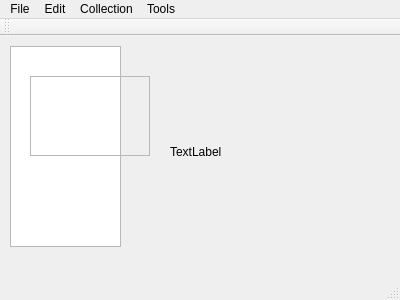
<?xml version="1.0" encoding="UTF-8"?>
<ui version="4.0">
 <class>MainWindow</class>
 <widget class="QMainWindow" name="MainWindow">
  <property name="geometry">
   <rect>
    <x>0</x>
    <y>0</y>
    <width>400</width>
    <height>300</height>
   </rect>
  </property>
  <property name="windowTitle">
   <string>MainWindow</string>
  </property>
  <widget class="QWidget" name="centralWidget">
   <widget class="QLabel" name="label">
    <property name="geometry">
     <rect>
      <x>170</x>
      <y>20</y>
      <width>211</width>
      <height>191</height>
     </rect>
    </property>
    <property name="minimumSize">
     <size>
      <width>191</width>
      <height>0</height>
     </size>
    </property>
    <property name="text">
     <string>TextLabel</string>
    </property>
   </widget>
   <widget class="QListView" name="listView">
    <property name="geometry">
     <rect>
      <x>10</x>
      <y>10</y>
      <width>111</width>
      <height>201</height>
     </rect>
    </property>
   </widget>
   <widget class="QFrame" name="frame">
    <property name="geometry">
     <rect>
      <x>30</x>
      <y>40</y>
      <width>120</width>
      <height>80</height>
     </rect>
    </property>
    <property name="frameShape">
     <enum>QFrame::StyledPanel</enum>
    </property>
    <property name="frameShadow">
     <enum>QFrame::Raised</enum>
    </property>
   </widget>
  </widget>
  <widget class="QMenuBar" name="menuBar">
   <property name="geometry">
    <rect>
     <x>0</x>
     <y>0</y>
     <width>400</width>
     <height>22</height>
    </rect>
   </property>
   <widget class="QMenu" name="menuFile">
    <property name="title">
     <string>File</string>
    </property>
    <addaction name="actionOpen"/>
    <addaction name="actionSave"/>
    <addaction name="actionSave_As"/>
   </widget>
   <widget class="QMenu" name="menuEdit">
    <property name="title">
     <string>Edit</string>
    </property>
    <addaction name="actionCut"/>
    <addaction name="actionCopy"/>
    <addaction name="actionPaste"/>
   </widget>
   <widget class="QMenu" name="menuCollection">
    <property name="title">
     <string>Collection</string>
    </property>
    <addaction name="actionNew_Collection"/>
    <addaction name="actionPlay_Collection"/>
    <addaction name="actionDelete_Collection"/>
    <addaction name="actionDelete_Items_in_Collection"/>
   </widget>
   <widget class="QMenu" name="menuTools">
    <property name="title">
     <string>Tools</string>
    </property>
    <addaction name="actionPlay_Selected_Collection"/>
    <addaction name="actionPause_Play"/>
    <addaction name="actionSet_Play_Interval"/>
   </widget>
   <addaction name="menuFile"/>
   <addaction name="menuEdit"/>
   <addaction name="menuCollection"/>
   <addaction name="menuTools"/>
  </widget>
  <widget class="QToolBar" name="mainToolBar">
   <attribute name="toolBarArea">
    <enum>TopToolBarArea</enum>
   </attribute>
   <attribute name="toolBarBreak">
    <bool>false</bool>
   </attribute>
  </widget>
  <widget class="QStatusBar" name="statusBar"/>
  <action name="actionOpen">
   <property name="text">
    <string>Open</string>
   </property>
  </action>
  <action name="actionSave">
   <property name="text">
    <string>Save</string>
   </property>
  </action>
  <action name="actionSave_As">
   <property name="text">
    <string>Save As</string>
   </property>
  </action>
  <action name="actionCut">
   <property name="text">
    <string>Cut</string>
   </property>
  </action>
  <action name="actionCopy">
   <property name="text">
    <string>Copy</string>
   </property>
  </action>
  <action name="actionPaste">
   <property name="text">
    <string>Paste</string>
   </property>
  </action>
  <action name="actionNew_Collection">
   <property name="text">
    <string>New Collection</string>
   </property>
  </action>
  <action name="actionPlay_Collection">
   <property name="text">
    <string>Play Collection</string>
   </property>
  </action>
  <action name="actionDelete_Collection">
   <property name="text">
    <string>Delete Collection</string>
   </property>
  </action>
  <action name="actionDelete_Items_in_Collection">
   <property name="text">
    <string>Delete Items in Collection</string>
   </property>
  </action>
  <action name="actionPlay_Selected_Collection">
   <property name="text">
    <string>Play Selected Collection</string>
   </property>
  </action>
  <action name="actionPause_Play">
   <property name="text">
    <string>Pause Play</string>
   </property>
  </action>
  <action name="actionSet_Play_Interval">
   <property name="text">
    <string>Set Play Interval</string>
   </property>
  </action>
 </widget>
 <layoutdefault spacing="6" margin="11"/>
 <resources/>
 <connections/>
</ui>
